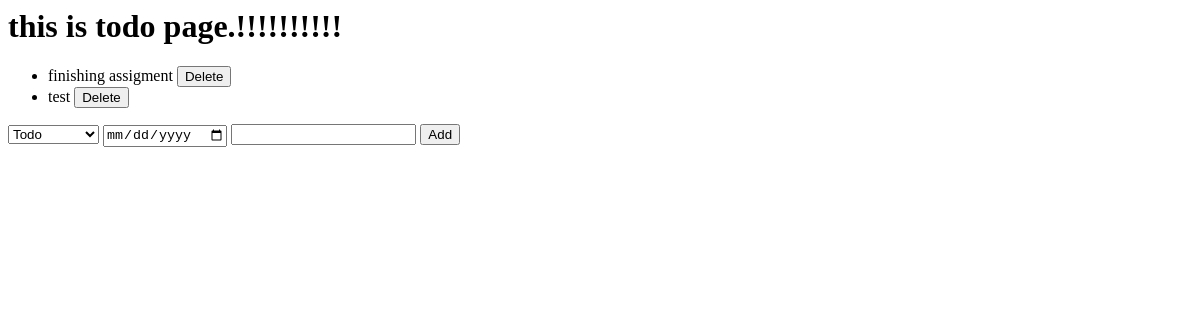
Page /todo/ on the earlier database version.
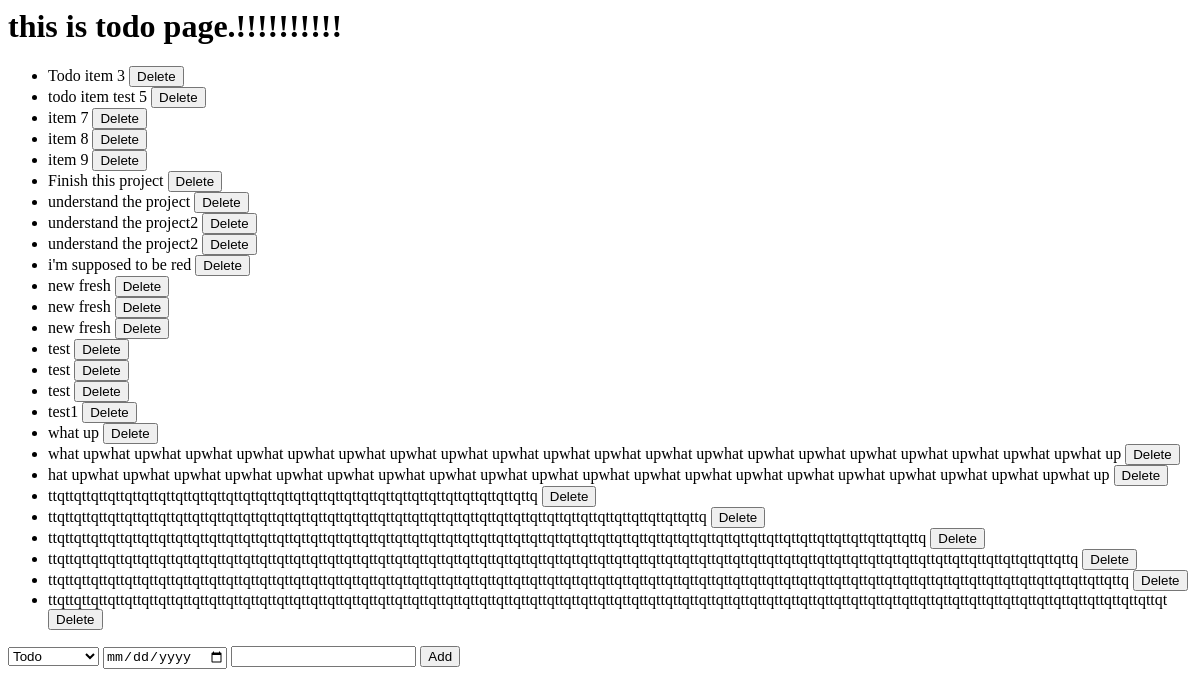
Same page on the later database version.
### todo/models.py (models this page shows, shortened)
class TodoItem(models.Model):
    state = models.IntegerField(choices=STATE_CHOICES, default=1)
    date_created = models.DateTimeField(auto_now_add=True)
    content = models.TextField(max_length=200, blank=True, null=True)
    due_date = models.DateTimeField(blank=True, null=True)

### todo/views.py (the view)
# urls.py: path('todo/', todoView),
def todoView(request):
    all_todo_items = TodoItem.objects.all()
    return render(request, 'todo.html',
        {'all_items': all_todo_items})

### templates/todo.html (shortened to what this page needs)
<h1>
    this is todo page.!!!!!!!!!!
</h1>
<ul>
    {% for todo_item in all_items %}
    <li>
        {{todo_item.content}}
        <form
            action="/deleteTodo/{{todo_item.id}}"
            style="display: inline;"
            method="post">{% csrf_token%}
            <input type="submit" value="Delete"/>
        </form>
    </li>
    {% endfor %}
</ul>
<form action="/addTodo/" method="post">{% csrf_token%}
    <select name="state">
        <option value="1">Todo</option>
    </select>
    <input type="date" name="date_created"/>
    <input type="text" name="content"/>
    <input type="submit" value="Add"/>
</form>

Differences in the rows shown:
removed TodoItem: content "finishing assigment"
added TodoItem: content "Todo item 3"
added TodoItem: content "todo item test 5"
added TodoItem: content "item 7"
added TodoItem: content "item 8"
added TodoItem: content "item 9"
added TodoItem: content "Finish this project"
added TodoItem: content "understand the project"
added TodoItem: content "understand the project2"
added TodoItem: content "understand the project2"
added TodoItem: content "i'm supposed to be red"
added TodoItem: content "new fresh"
added TodoItem: content "new fresh"
added TodoItem: content "new fresh"
added TodoItem: content "test"
added TodoItem: content "test"
added TodoItem: content "test1"
added TodoItem: content "what up"
added TodoItem: content "what upwhat upwhat upwhat upwhat upwhat upwhat upwhat upwhat upwhat upwhat upwhat upwhat upwhat upwhat upwhat upwhat upwhat upwhat upwhat upwhat up"
added TodoItem: content "hat upwhat upwhat upwhat upwhat upwhat upwhat upwhat upwhat upwhat upwhat upwhat upwhat upwhat upwhat upwhat upwhat upwhat upwhat upwhat upwhat up"
added TodoItem: content "ttqttqttqttqttqttqttqttqttqttqttqttqttqttqttqttqttqttqttqttqttqttqttqttqttqttqttqttqttq"
added TodoItem: content "ttqttqttqttqttqttqttqttqttqttqttqttqttqttqttqttqttqttqttqttqttqttqttqttqttqttqttqttqttqttqttqttqttqttqttqttqttqttqttq"
added TodoItem: content "ttqttqttqttqttqttqttqttqttqttqttqttqttqttqttqttqttqttqttqttqttqttqttqttqttqttqttqttqttqttqttqttqttqttqttqttqttqttqttqttqttqttqttqttqttqttqttqttqttqttqttqttq"
added TodoItem: content "ttqttqttqttqttqttqttqttqttqttqttqttqttqttqttqttqttqttqttqttqttqttqttqttqttqttqttqttqttqttqttqttqttqttqttqttqttqttqttqttqttqttqttqttqttqttqttqttqttqttqttqttqttqttqttqttqttqttqttqttqttq"
added TodoItem: content "ttqttqttqttqttqttqttqttqttqttqttqttqttqttqttqttqttqttqttqttqttqttqttqttqttqttqttqttqttqttqttqttqttqttqttqttqttqttqttqttqttqttqttqttqttqttqttqttqttqttqttqttqttqttqttqttqttqttqttqttqttqttqttqttq"
added TodoItem: content "ttqttqttqttqttqttqttqttqttqttqttqttqttqttqttqttqttqttqttqttqttqttqttqttqttqttqttqttqttqttqttqttqttqttqttqttqttqttqttqttqttqttqttqttqttqttqttqttqttqttqttqttqttqttqttqttqttqttqttqttqttqttqttqttqttqttqt"
